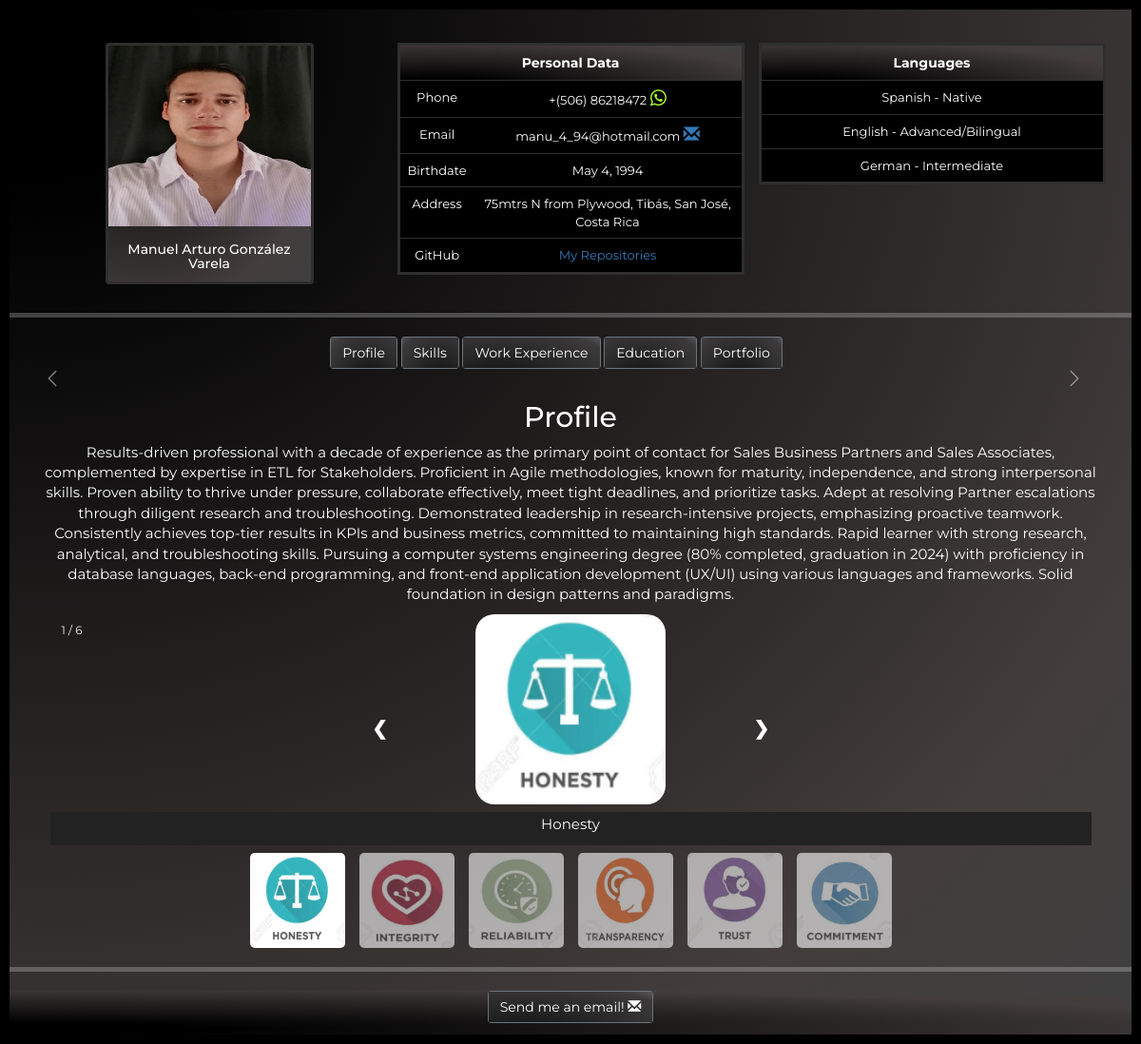
The page / on the database its author committed.
### my_cv/models.py (models this page shows)
class Personal(models.Model):
    name = models.CharField(max_length=60)
    middleName = models.CharField(max_length=60)
    lastName1 = models.CharField(max_length=60)
    lastName2 = models.CharField(max_length=60)
    email = models.CharField(max_length=60)
    phone = models.CharField(max_length=60)
    birthDate = models.DateField()
    img = models.ImageField(upload_to='my_cv/static/my_cv/img')
    address = models.CharField(max_length=600)
    github = models.CharField(max_length=100)
    def __str__(self):
        return f"{self.name} {self.middleName} {self.lastName1} {self.lastName2}"

class cvTitles(models.Model):
    title = models.CharField(max_length=100)
    def __str__(self):
        return f"{self.title}"

class Languages(models.Model):
    language = models.CharField(max_length=60)
    level = models.CharField(max_length=60)
    def __str__(self):
        return f"{self.language} - {self.level}"

class Profile(models.Model):
    description = models.CharField(max_length=1500)
    def __str__(self):
        return self.description

### my_cv/views.py (the view)
# urls.py: path('',include('my_cv.urls'),name="cv_manu"),
def my_cv(request):
    try:
        personalData = models.Personal.objects.get(pk=1)
        name = personalData
        phone = personalData.phone
        email = personalData.email
        birthDate = personalData.birthDate
        address = personalData.address
        img = str(personalData.img)
        imgBasePath = os.path.basename(img)
        value = "option1"  # default button option
        languages = models.Languages.objects.all()
        profileDesc = models.Profile.objects.all()
        dict = {"data":{
                "Phone":phone,
                "Email":email,
                "Birthdate":birthDate,
                "Address":address,
                "GitHub":personalData.github
                },
                "fullName":name,
                "img":imgBasePath,
                "languages":languages,
                "button":value,
                "description":profileDesc[0],
                }
        dict["xpWork"] = workXP()
        dict["skills"] = Skills()
        dict["Education"] = Education()
        dict["skillDetails"] = skillDetailsfunction()
        dict["skillImg"] = skillImg()
        dict["Titles"] = Titles()
        dict["buttons"] = buttonTitles()
        dict["portfolioSkills"] = portfolioSkills()
        if request.method == 'POST':
                value = request.POST.get('button')
        dict["button"] = value
        return render(request,'my_cv/manucv.html',context = dict)
    except Exception as e:
          print(e)

### my_cv/models.py (called while the page is built)
    def __str__(self):
        return f"{self.skillName}"

    def __str__(self):
        return f"{self.skillName}"

    def __str__(self):
        if self.toDate is None:
            return  f"{self.position} - {self.companyName} (from: {self.fromDate}): {self.jobDescription}"
        else:
            return f"{self.position} - {self.companyName} (from: {self.fromDate} to: {self.toDate}): {self.jobDescription}"

    def __str__(self):
        return f"{self.description}"

### my_cv/views.py (called while the page is built)
def portfolioSkills():
        try:
                skills = models.PortfolioSkills.objects.all()
                new_dict = {}
                for skill in skills:
                        skill_data = {}
                        indeximg = 0
                        views = models.PortfolioImg.objects.filter(portfolioskill=skill).all()
                        for view in views:
                              img = str(view.img)
                              imgBasePath = os.path.basename(img)
                              skill_data[f"img{indeximg}"] = {"name":view.name,"img":imgBasePath}
                              indeximg = indeximg+1
                        new_dict[skill] = skill_data
                return new_dict
        except Exception as e:
                print(e)

def buttonTitles():
      try:
        titles = models.cvTitles.objects.all()
        new_dict = {"Profile":{"btn1":f"{titles[2]}","num":1},
                        "Skills":{"btn1":f"{titles[3]}","num":2},
                        "WorkExperience":{"btn1":f"{titles[4]}","num":3},
                        "Education":{"btn1":f"{titles[5]}","num":4},
                        "Portfolio":{"btn1":f"{titles[7]}","num":5}
                        }
        return new_dict
      except Exception as e:
          print(e)

def Titles():
      try:
        titles = models.cvTitles.objects.all()
        new_dict = {"PersonalData":titles[0],
                        "Languages":titles[1],
                        "Profile":titles[2],
                        "Skills":titles[3],
                        "WorkExperience":titles[4],
                        "Education":titles[5],
                        "EducationCertificates":titles[6],
                        "Portfolio":titles[7]}
        return new_dict
      except Exception as e:
          print(e)

### my_cv/templates/my_cv/manucv.html (shortened to what this page needs)
{%extends 'CV/base.html'%}
{%block content%}
{%load static%}
<link rel="stylesheet" href="{% static 'my_cv/css/custom.css' %}">
{%if button == "option1" %}
<div class="container">
<div id="carouselExampleControls" class="carousel slide" data-bs-ride="false">
<div class="row">
<div class="col" style="position:absolute; ">
        <button style="height:20px;width:50px;" class="carousel-control-prev" type="button" data-bs-target="#carouselExampleControls" data-bs-slide="prev">
          <span class="carousel-control-prev-icon" aria-hidden="true"></span>
        </button>
</div>
<div class="col" >
        <div class="carousel-inner">
          <div class="carousel-item active" style="color:white;font-size:15px; text-align: center;">
                <div class="container topheader text-center" style="height: 100%; width: 100%;">
                        <div class="row">
                                <h2>{{Titles.Profile}}</h2>
           <p>{{description}}</p>
                </div>
                <div class="row">
                        <div class="container">
                                <div class="mySlides">
                                        <div class="numbertext">1 / 6</div>
                                        <img src="{% static 'my_cv/img/profile/Honesty.png' %}" style="width:200px;height:200px; border-radius: 10%;">
                                      </div>
                                <a class="prev" onclick="plusSlides(-1)">❮</a>
                                <a class="next" onclick="plusSlides(1)">❯</a>
                                <div class="caption-container" style="margin-top: 8px; margin-bottom: 8px;">
                                  <p id="caption"></p>
                                </div>
                                <div class="row" style="display:flex; justify-content: center;">
                                  <div class="column flip-container">
                                        <div class="flip-this">
                                    <img class="demo cursor" src="{% static 'my_cv/img/profile/Honesty.png' %}" style="width:100px;height:100px; border-radius: 5%;" onclick="currentSlide(1)" alt="Honesty">
                                  </div>
                                </div>
                                  <div class="column flip-container">
                                        <div class="flip-this">
                                    <img class="demo cursor" src="{% static 'my_cv/img/profile/Integrity.png' %}" style="width:100px;height:100px; border-radius: 5%;" onclick="currentSlide(2)" alt="Integrity">
                                  </div>
                                </div>
                                  <div class="column flip-container">
                                        <div class="flip-this">
                                    <img class="demo cursor" src="{% static 'my_cv/img/profile/Reliability.png' %}" style="width:100px;height:100px; border-radius: 5%;" onclick="currentSlide(3)" alt="Reliability">
                                  </div>
                                </div>
                                  <div class="column flip-container">
                                        <div class="flip-this">
                                    <img class="demo cursor" src="{% static 'my_cv/img/profile/Transparency.png' %}" style="width:100px;height:100px; border-radius: 5%;" onclick="currentSlide(4)" alt="Transparency">
                                  </div>
                                </div>
                                  <div class="column flip-container">
                                        <div class="flip-this">
                                    <img class="demo cursor" src="{% static 'my_cv/img/profile/Trust.png' %}" style="width:100px;height:100px; border-radius: 5%;" onclick="currentSlide(5)" alt="Trust">
                                  </div>
                                </div>
                                  <div class="column flip-container">
                                        <div class="flip-this">
                                        <img class="demo cursor" src="{% static 'my_cv/img/profile/Commitment.png' %}" style="width:100px;height:100px; border-radius: 5%;" onclick="currentSlide(6)" alt="Commitment">
                                  </div>
                                </div>
                                </div>
                              </div>
                </div>
        </div>
</div>
        </div>
</div>
<div class="col" style="position:absolute; right:0%; ">
        <button style="height:20px;width:50px;" class="carousel-control-next" type="button" data-bs-target="#carouselExampleControls" data-bs-slide="next">
          <span class="carousel-control-next-icon" aria-hidden="true"></span>
        </button>
</div>
</div>
</div>
</div>
{% endif %}
{%endblock%}

### templates/CV/base.html (shortened to what this page needs)
<!DOCTYPE html>
<html lang="en">
<head>
    <link href="https://cdn.jsdelivr.net/npm/bootstrap@5.3.0/dist/css/bootstrap.min.css" rel="stylesheet">
    <link rel="stylesheet" href="https://maxcdn.bootstrapcdn.com/bootstrap/3.3.7/css/bootstrap.min.css">
    <link rel="stylesheet" href="https://cdnjs.cloudflare.com/ajax/libs/font-awesome/4.7.0/css/font-awesome.min.css">
  </head>
<body class="radial-gradient" onload="currentSlide(1)">
    {%load static%}
    <link rel="stylesheet" href="{% static 'my_cv/css/custom.css' %}">
    <div class="container topheader text-center">
<div class="row">
          <div class="col flip-container" style="height: auto; width: auto;" >
          <div class="flip-this">
            <div class="card radial-gradient" style="height: auto; width: 60%;margin-left:20%; border: rgb(47, 47, 47) solid;">
            <img src="{% static 'my_cv/img/' %}{{img}}" alt="img"
            style="height: 190px; width: auto">
            <h5 style="color: white; padding-top: 3%;">{{fullName}} </h5>
          </div>
          </div>
          </div>
 <div class="col flip-container" style="height: 100%; width: 100%;">
  <div class="flip-this">
    <table class="table table-hover" style="height: 100%; width: 100%; border: rgb(47, 47, 47) solid;">
    <tbody>
        <tr>
        <th class="radial-gradient" colspan="2" style="background-color: black;color:white; text-align: center;">
              {{Titles.PersonalData}}
        </th>
        </tr>
        {%for key,value in data.items %}
        {%if key == "GitHub"%}
        <tr>
          <td style="background-color: black; font-size: small;  color:white">
            {{key}}
          </td>
          <td style="background-color: black; font-size: small; color:white">
          <a href="{{value}}"> My Repositories</a>
        </td>
        </tr>
        {%elif key == "Phone"%}
        <tr>
          <td style="background-color: black; font-size: small;  color:white">
            {{key}}
          </td>
          <td style="background-color: black; font-size: small; color:white">
            +(506) {{value}} <a href="https://wa.me/{{value}}"> <i class="fa fa-whatsapp" style="color: greenyellow;" id="whatsapp-icon"></i>	</a>
        </td>
        </tr>
        {%elif key == "Email"%}
        <tr>
          <td style="background-color: black; font-size: small;  color:white">
            {{key}}
          </td>
          <td style="background-color: black; font-size: small; color:white">
            {{value}} <a href="mailto:{{data.Email}}?subject=CV contact &body=Hi, Manuel! ..."><i class="glyphicon glyphicon-envelope" id="envelope-icon"></i></a>
        </td>
        </tr>
{%else%}
<tr>
  <td style="background-color: black; font-size: small;  color:white">
    {{key}}
  </td>
  <td style="background-color: black; font-size: small; color:white">
    {{value}}
</td>
</tr>
      {%endif%}
        {%endfor%}
      </tbody>
      </table>
      </div>
    </div>
          <div class="col flip-container" style="height: 100%; width: 100%;">
            <div class="flip-this">
            <table class="table table-hover" style="height: 100%; width: 100%;border: rgb(47, 47, 47) solid;  margin-right: auto;">
              <tbody>
                  <tr>
                  <th class="radial-gradient" colspan="2" style="background-color: black; color:white;text-align: center;">
                    {{Titles.Languages}}
                  </th>
                  </tr>
           {%for language in languages %}
          <tr>
            <td colspan="2" style="background-color: black; font-size: small; color:white">
              {{language}}
          </td>
          </tr>
          {% endfor%}
                </tbody>
                </table>
              </div>
          </div>
</div>
</div>
<hr style="width:100%;text-align:left;margin-left:0;border-width:5px;color:white;">
<div class="container">
<div class="row top2header">
<form action="" method="POST" >
  {%for key,value in buttons.items %}
  <button class="btn button1 btn-secondary radial-gradient2" type="submit" name="button" value="option{{value.num}}">{{value.btn1}}</button>
  {%endfor%}
</form>
</div>
</div>
    {%block content%}
    {%endblock%}
<hr style="width:100%;text-align:left;margin-left:0;border-width:5px;color:white;">
<footer class="radial-gradient" >
  <div class="container" style="text-align: center; width: auto;height: auto; padding-bottom:1%">
<a href="mailto:{{data.Email}}?subject=CV contact &body=Hi, Manuel! ...">
  <button class="btn button1 btn-secondary radial-gradient2" id="btnOutlook" style="width: auto; height: auto; color: white; ">Send me an email! <i class="glyphicon glyphicon-envelope"></i>
  </button>
</a>
</div>
</footer>
</body>
</html>

### my_cv/static/my_cv/css/custom.css (style rules this page uses)
.topheader { margin-top:3%; margin-left: auto; margin-right: auto; }
.top2header { margin-top:0%; text-align: center; height: 100%; width: 100%; }
body { background-color: #433d3d; border:#000000 10px solid; font-family: 'Montserrat', sans-serif; }
.radial-gradient { background-repeat:no-repeat; background-size: 100% 100%; background-image: radial-gradient(farthest-corner at 40px 40px, #000000 10%, #433d3d 80%,#3f3f3f 100%); }
.radial-gradient2 { background-repeat:no-repeat; background-size: 100% 100%; background-image: radial-gradient(farthest-corner at 40px 40px, #171717 5%, #3c3a3a 88%,#575757 100%); }
.flip-container { background: transparent; display: inline-block; }
.flip-this { position: relative; width: 100%; height: 100%; transition: transform 0.6s; transform-style: preserve-3d; }
button.button1 { width: auto; height: auto; }
* { box-sizing: border-box; }
img { vertical-align: middle; }
.container { position: relative; }
.mySlides { display: none; }
.cursor { cursor: pointer; }
.prev, .next { cursor: pointer; position: absolute; top: 40%; width: auto; padding: 16px; margin-top: -50px; color: white; font-weight: bold; font-size: 20px; border-radius: 0 3px 3px 0; user-select: none; -webkit-user-select: none; }
.next { right: 30%; border-radius: 3px 0 0 3px; }
.prev { left: 30%; border-radius: 3px 0 0 3px; }
.numbertext { color: #f2f2f2; font-size: 12px; padding: 8px 12px; position: absolute; top: 0; }
.caption-container { text-align: center; background-color: #222; padding: 2px 16px; color: white; }
.row:after { content: ""; display: table; clear: both; }
.column { width: auto; text-align: center; }
.demo { opacity: 0.6; }
.active, .demo:hover { opacity: 1; }
#whatsapp-icon { font-size: 20px; }
#envelope-icon { font-size: 17px; }

### rows shown on the page
Personal: name+middleName+lastName1 "Manuel Arturo González Varela", data "86218472", data "manu_4_94@hotmail.com", data "May 4, 1994" "75mtrs N from Plywood, Tibás, San José, Costa Rica"
cvTitles: PersonalData "Personal Data"
cvTitles: Languages "Languages"
Languages: language+level "Spanish - Native"
Languages: language+level "English - Advanced/Bilingual"
Languages: language+level "German - Intermediate"
cvTitles: btn1 "Profile", Profile "Profile"
cvTitles: btn1 "Skills"
cvTitles: btn1 "Work Experience"
cvTitles: btn1 "Education"
cvTitles: btn1 "Portfolio"
Profile: description "Results-driven professional with a decade of experience as the primary point of contact for Sales Business Partners and Sales Associates, complemented by expertise in ETL for Stakeholders. Proficient in Agile methodologies, known for maturity, independence, and strong interpersonal skills. Proven ability to thrive under pressure, collaborate effectively, meet tight deadlines, and prioritize tasks. Adept at resolving Partner escalations through diligent research and troubleshooting. Demonstrated leadership in research-intensive projects, emphasizing proactive teamwork. Consistently achieves top-tier results in KPIs and business metrics, committed to maintaining high standards. Rapid learner…"

### other values the page prints
{{ key }} "Phone"
{{ key }} "Email"
{{ key }} "Birthdate" "Address"
{{ key }} "GitHub"
